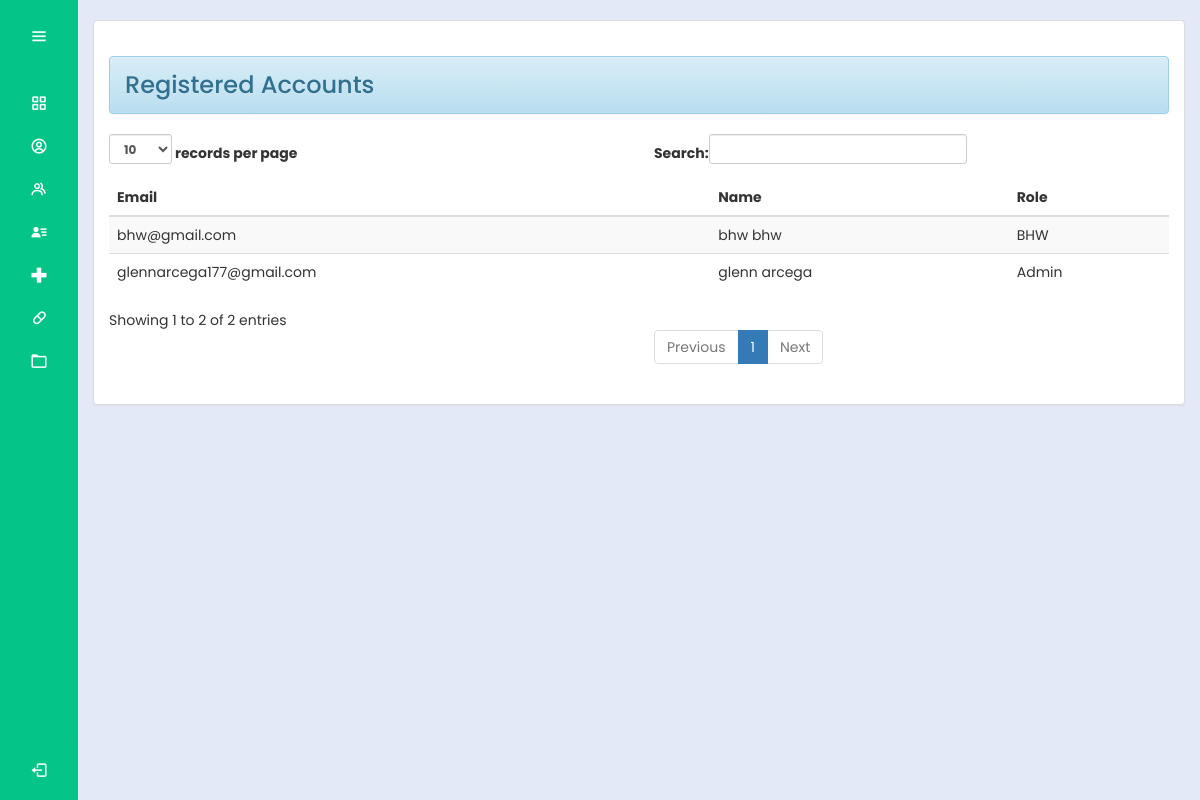
Before: /admin/RegisteredUserAdmin.php (signed in) with the older database file.
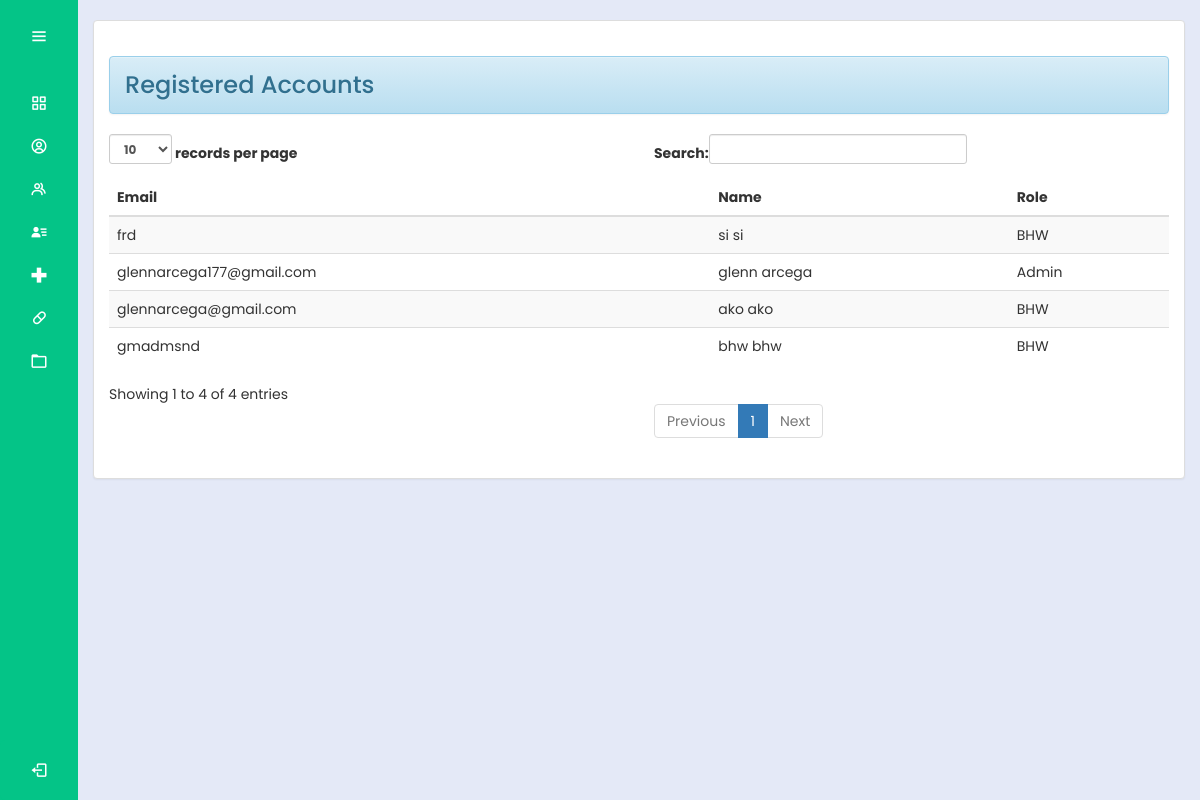
After: the same page with the newer database file.
### tables this page shows
CREATE TABLE `user` (
  `id` int(11) NOT NULL,
  `email` varchar(255) NOT NULL,
  `password` varchar(255) NOT NULL,
  `fname` varchar(255) NOT NULL,
  `lname` varchar(200) NOT NULL,
  `usertype` int(2) NOT NULL,
  `address` varchar(200) NOT NULL,
  `mobile_number` varchar(12) NOT NULL,
  `photo` varchar(200) NOT NULL,
  `reset_token_hash` varchar(64) NOT NULL,
  `reset_token_expires_at` datetime(6) NOT NULL
);

### admin/RegisteredUserAdmin.php (the view, shortened to what this page needs)
<?php
@include "../connection/connect.php";
if(isset($_SESSION['user_data'])){
?>
<!DOCTYPE html>
<html lang="en">
<head>
  <link rel="stylesheet" href="../cssmainmenu/style.css">
  <link href='https://unpkg.com/boxicons@2.1.4/css/boxicons.min.css' rel='stylesheet'>
  <link rel = "stylesheet" type = "text/css" href = "../css/bootstrap.css " />
	<link rel = "stylesheet" type = "text/css" href = "../css/style.css" />
<link rel="stylesheet" href="https://maxcdn.bootstrapcdn.com/bootstrap/3.3.5/css/bootstrap-theme.min.css">
</head>
<body>
<?php try {
    include_once('side_menu.php');
} catch (Exception $e) {
    echo "Error: " . $e->getMessage();
}
 ?>
  <section class="home-section">
   <br>
	<div class="container-fluid">
		<div class="panel panel-default">
			<div class="panel-body">
      <h3><div class = "alert alert-info">Registered Accounts</div></h3>
      <table id = "table" class = "table table-striped table-hover">
					<thead>
						<tr>
							<th>Email</th>
							<th>Name</th>
							<th>Role</th>
						</tr>
					</thead>
				<tbody>
				<?php
  $query = $mysqli->query("SELECT * FROM user WHERE usertype = 1 OR usertype = 2;") or die(mysqli_error($mysqli));
  while ($fetch = $query->fetch_array()) {
      ?>
    <tr>
        <td><?php echo $fetch['email'] ?></td>
        <td><?php echo $fetch['fname'] . ' ' . $fetch['lname']; ?></td>
        <td>
            <?php
            if ($fetch['usertype'] == 1) {
                echo 'Admin';
            } elseif ($fetch['usertype'] == 2) {
                echo 'BHW';
            }
            ?>
        </td>
    </tr>
    <?php
}
?>
            </tbody>
          </table>
        </div>
      </div>
      </div>
</section>
</body>
</html>
<?php
}
else{
	header("Location:.././index.php?error=UnAuthorized Access");
}

Changed rows visible on the page:
changed user "bhw": email "bhw@gmail.com" → "gmadmsnd"
added user: email "glennarcega@gmail.com", fname "ako", lname "ako", usertype "BHW"
added user: email "frd", fname "si", lname "si", usertype "BHW"
Other visible differences:
text written by a page script: "records per page Search: Showing 1 to 2 of 2 entries Previous 1 Next" → "records per page Search: Showing 1 to 4 of 4 entries Previous 1 Next"
